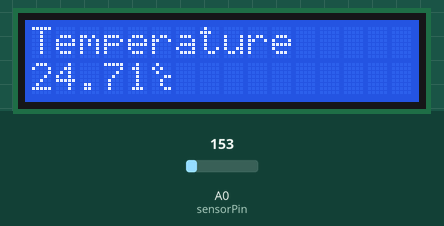
Simulated run of this sketch. Board: Arduino Uno, built with avr-gcc and run on an emulated ATmega328P. Shown: 16×2 character LCD. The inputs (shaded band) are chosen by the test bench; at power-on: A0 (sensorPin) = 153. What the sketch prints to the serial monitor is not drawn.

Above: at 1.2 s.
1.3 s: A0 (sensorPin) set to 165
At 2.8 s:
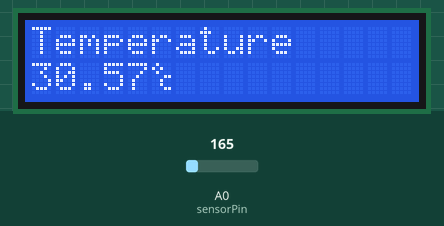
3.5 s: A0 (sensorPin) set to 175
At 4.6 s:
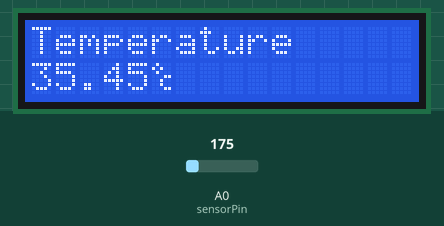
5.5 s: A0 (sensorPin) set to 191
At 6.4 s:
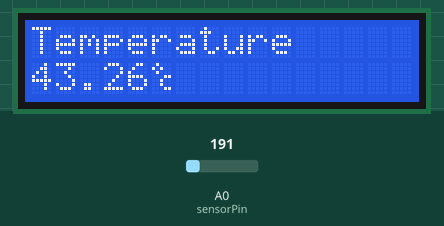
Timing chart, 0 to 8.5 s (numbered marks = the images above; inputs shaded):
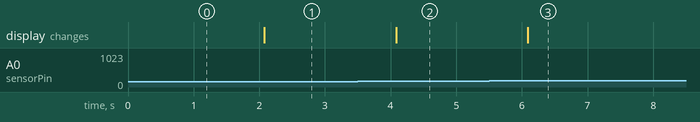

The sketch:

sketch_ecran_critaux_liquide.ino
```cpp
#include <LiquidCrystal.h>

#define LCD_RS 7
#define LCD_E  8
#define LCD_D4 9
#define LCD_D5 10
#define LCD_D6 11
#define LCD_D7 12

LiquidCrystal lcd(LCD_RS,LCD_E, LCD_D4, LCD_D5, LCD_D6, LCD_D7);

const int sensorPin = A0;

// degree centigrade
byte newChar1[8] = {
  B01000,
  B10100,
  B01000,
  B00011,
  B00100,
  B00100,
  B00011,
  B00000
};

void setup() {
  // On ouvre un port serie
  Serial.begin(9600);
  // initalisation
  lcd.begin(16, 2);
  // Affichage
  lcd.print("Temperature");
}

void loop() {
  // on recuppère la valeur du capteur de température TMP36
  int sensorVal = analogRead(sensorPin);
  Serial.print("Valeur du capteur: ");
  Serial.println(sensorVal);
  float voltage = (sensorVal / 1024.0) * 5.0;
  Serial.print("Voltage: ");
  Serial.println(voltage);
  float temperature = (voltage - 0.5) * 100;
  Serial.print("Temperature: ");
  Serial.println(temperature);
  lcd.setCursor(0, 1);
  lcd.print(temperature);
  lcd.createChar(0, newChar1);
  lcd.setCursor(5, 1);
  for(int n = 0; n < 1; n++)
  {
    lcd.write(n);
  }
  lcd.setCursor(7, 1);
  delay(1000);
}
```

Measured:
- after the input at 1.3 s, the display: changes after 0.78 s (image 1)
- after the input at 3.5 s, the display: changes after 0.58 s (image 2)
- after the input at 5.5 s, the display: changes after 0.59 s (image 3)
